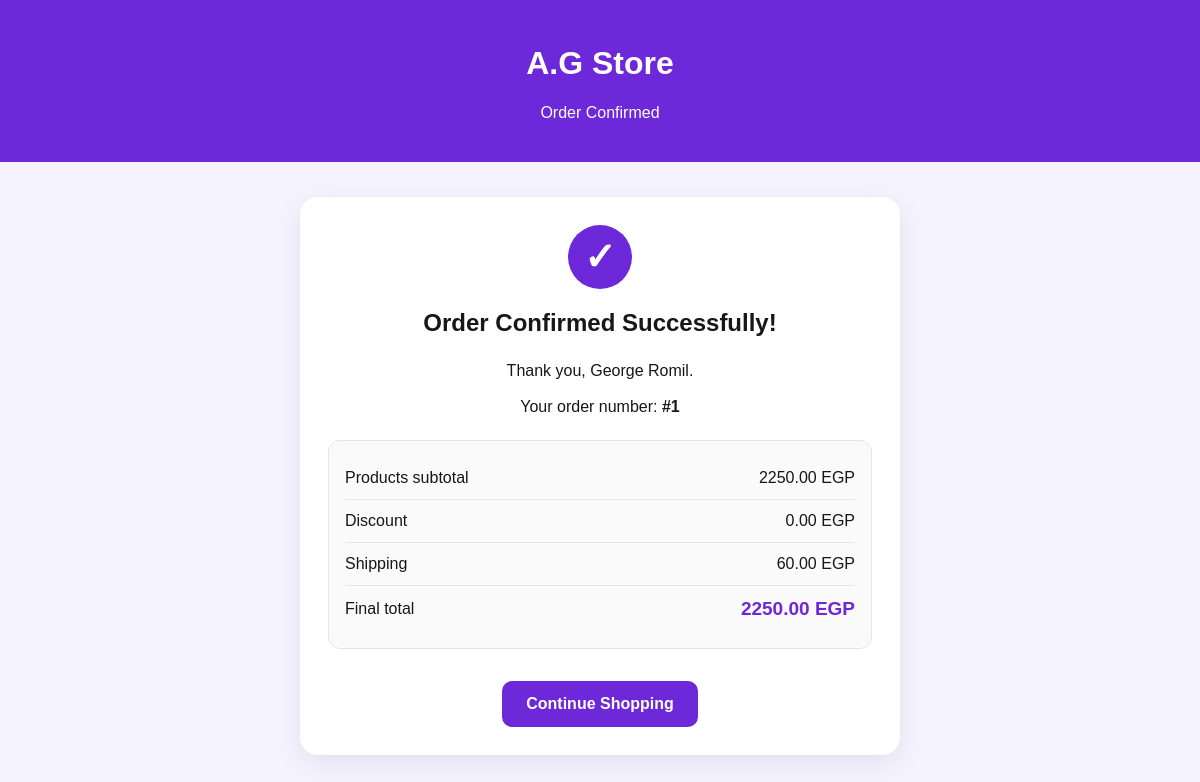
The page /order-success/1/ on the database its author committed.
### store/models.py (models this page shows, shortened)
class Order(models.Model):
    user = models.ForeignKey('auth.User', on_delete=models.SET_NULL, null=True, blank=True, related_name='orders')
    customer_name = models.CharField(max_length=200)
    phone = models.CharField(max_length=30)
    address = models.TextField()
    shipping_fee = models.DecimalField(max_digits=10, decimal_places=2, default=60)
    total_price = models.DecimalField(max_digits=10, decimal_places=2, default=0)
    discount_amount = models.DecimalField(max_digits=10, decimal_places=2, default=0)
    coupon_code = models.CharField(max_length=50, blank=True)
    STATUS_CHOICES = [
        ('pending', 'Pending'),
        ('confirmed', 'Confirmed'),
        ('preparing', 'Preparing'),
        ('shipped', 'Shipped'),
        ('delivered', 'Delivered'),
        ('cancelled', 'Cancelled'),
    ]
    status = models.CharField(
        max_length=20,
        choices=STATUS_CHOICES,
        default='pending'
    )
    created_at = models.DateTimeField(auto_now_add=True)

### store/views.py (the view)
# urls.py: path('order-success/<int:order_id>/', order_success, name='order_success'),
def order_success(request, order_id):
    order = get_object_or_404(Order, id=order_id)
    items_total = sum(
        (item.price * item.quantity for item in order.items.all()),
        Decimal('0.00')
    )
    return render(request, 'store/order_success.html', {
        'order': order,
        'items_total': items_total,
    })

### store/context_processors.py (called while the page is built)
def cart_count(request):
    cart = request.session.get('cart', {})
    return {'cart_count': sum(cart.values())}

### store/templates/store/order_success.html (shortened to what this page needs)
{% load static %}
<!DOCTYPE html>
<html lang="en">
<head>
    <link rel="stylesheet" href="{% static 'store/style.css' %}">
</head>
<body class="success-page-body">
<header>
    <h1>A.G Store</h1>
    <p>Order Confirmed</p>
</header>
<section class="cart-container success-page">
    <div class="success-icon">✓</div>
    <h2>Order Confirmed Successfully!</h2>
    <p>Thank you, {{ order.customer_name }}.</p>
    <p class="order-number">
        Your order number:
        <strong>#{{ order.id }}</strong>
    </p>
<div class="success-summary">
    <div class="summary-row">
        <span>Products subtotal</span>
        <span>{{ items_total|floatformat:2 }} EGP</span>
    </div>
    <div class="summary-row">
        <span>Discount</span>
        <span>{{ order.discount_amount|floatformat:2 }} EGP</span>
    </div>
    <div class="summary-row">
        <span>Shipping</span>
        <span>{{ order.shipping_fee|floatformat:2 }} EGP</span>
    </div>
    <div class="summary-row final-total">
        <span>Final total</span>
        <strong>{{ order.total_price|floatformat:2 }} EGP</strong>
    </div>
</div>
    <a href="{% url 'home' %}" class="success-button">
        Continue Shopping
    </a>
</section>
</body>
</html>

### store/static/store/style.css (style rules this page uses)
:root { --purple: #6D28D9; --purple-dark: #5521B5; --purple-light: #F1EBFF; --black: #111111; --white: #FFFFFF; --muted: #777381; --line: #EAE7EF; --page: #FAF9FC; --radius: 20px; }
* { box-sizing: border-box; }
html { scroll-behavior: smooth; scroll-padding-top: 90px; }
body { margin: 0; background: var(--white); color: var(--black); font-family: Arial, Helvetica, sans-serif; -webkit-font-smoothing: antialiased; }
a { color: inherit; }
button, a { -webkit-tap-highlight-color: transparent; }
.cart-container { max-width: 900px; margin: 40px auto; padding: 0 20px; }
.cart-container h2 { margin-bottom: 25px; }
.cart-container > a, .checkout-form button, .place-order-btn { display: inline-block; margin-top: 18px; padding: 12px 20px; border: 0; border-radius: 10px; background: var(--purple); color: white; text-decoration: none; font-weight: 700; cursor: pointer; }
body.success-page-body { background: #f5f3ff; color: #171717; }
.success-page-body header { background: #6D28D9; color: #fff; text-align: center; padding: 24px 16px; }
.success-page-body .success-page { max-width: 600px; margin: 35px auto; padding: 28px; background: #fff; border-radius: 18px; box-shadow: 0 8px 28px rgba(0, 0, 0, 0.08); text-align: center; }
.success-page-body .success-icon { width: 64px; height: 64px; margin: 0 auto 18px; border-radius: 50%; background: #6D28D9; color: #fff; font-size: 38px; line-height: 64px; font-weight: bold; }
.success-page-body .order-number { margin: 18px 0 24px; }
.success-page-body .success-summary { margin: 24px 0; padding: 16px; background: #fafafa; border: 1px solid #e5e5e5; border-radius: 12px; text-align: left; }
.success-page-body .summary-row { display: flex; justify-content: space-between; align-items: center; gap: 12px; padding: 12px 0; border-bottom: 1px solid #e5e5e5; }
.success-page-body .summary-row:last-child { border-bottom: none; }
.success-page-body .summary-row strong { color: #6D28D9; font-size: 19px; }
.success-page-body .success-button { display: inline-block; margin-top: 8px; padding: 14px 24px; background: #6D28D9; color: #fff; text-decoration: none; border-radius: 10px; font-weight: bold; transition: background 0.2s ease; }

### rows shown on the page
Order: customer_name "George Romil", id "1", discount_amount "0.00", shipping_fee "60.00", total_price "2250.00"

### other values the page prints
{{ items_total|floatformat:2 }} "2250.00"
